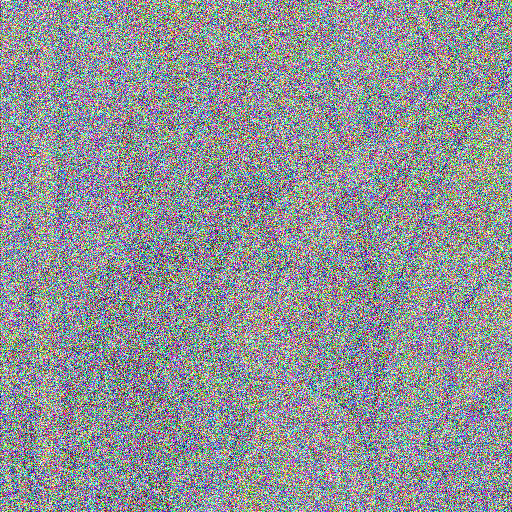
#> input picture Output/LMR/LMR_RDHEI.ppm, 512 x 512 px
$ python recipient.py
#> lines starting #> are read from the running program, lines starting #| are printed output that depends on the picture
### util.py
from subprocess import call
from PIL import Image  # Import Image from Pillow mudule
import numpy as np  # Import Numpy
import pickle  # Store the key1
import os  # Generate cryptographically secure RNG: os.urandom()
import sys  # Import sys
from operator import xor


def sepearte_RGB_channels(image):
#> called with image = '../../Output/LMR/LMR_RDHEI.ppm'
    red, green, blue = Image.open(image).convert('RGB').split()
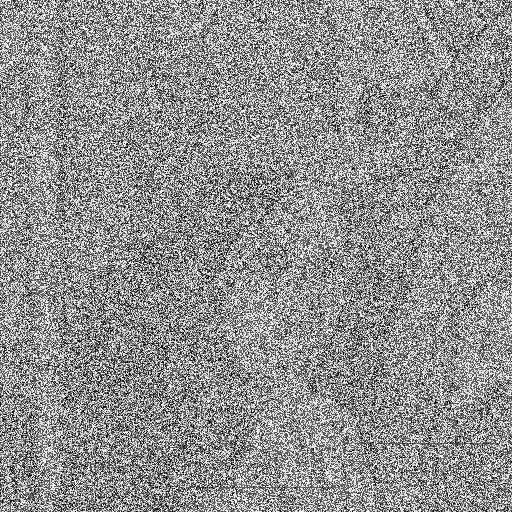
#> red: PIL image 512x512 L; min 0, max 255, mean 143.8
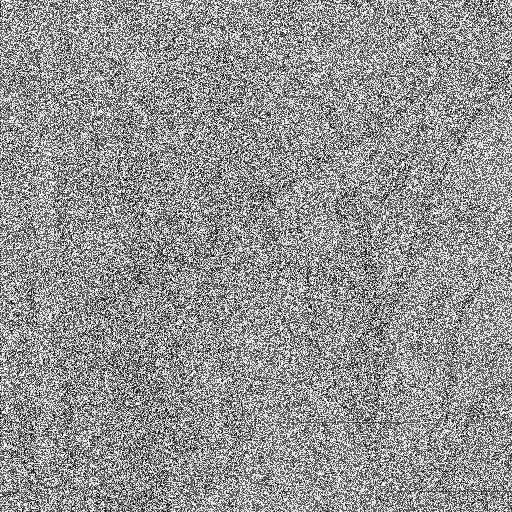
#> green: PIL image 512x512 L; min 0, max 255, mean 146.9
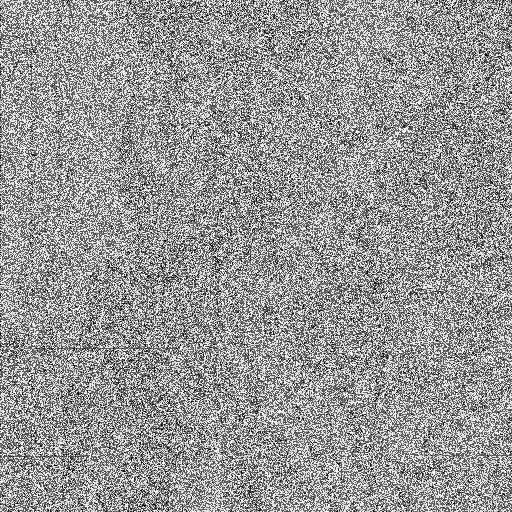
#> blue: PIL image 512x512 L; min 0, max 255, mean 150.6
    r = np.array(red)
    g = np.array(green)
    b = np.array(blue)

    return r, g, b


# [55 lines left out: functions user_input, load_key1, image_encryption, embed_optimal_MSB, not called in this run]


def extract_optimal_MSB(bit_plane, pixels):
    pixels = pixels.flatten()
    if bit_plane == 'lsb_plane':
        msb = int(''.join([str(pixels[-1 - i] & 1) for i in range(3)]), 2)
    else:
        msb = int(''.join([str((pixels[-1 - i] & 0x80) % 127) for i in range(4)]), 2)

    return msb


# [64 lines left out: functions embed_map, map_compression, embed_size_info, not called in this run]


def map_extraction(bit_plane, pixels, genre, channel, name):
    pixels = pixels.flatten()
    size = ''  # Get size info
    bits = ''  # Get bits info
    if bit_plane == 'lsb_plane':
        """Extract map from the least siginificant bits"""

        # Get all the least siginificant bits and the hidden size information
        for i in range(len(pixels)):
            bits += str(pixels[i] & 1)
            if (len(pixels) - 22 < i) and (len(pixels) - 3 > i):
                size += str(pixels[i] & 1)

        map_size = int(size, 2)  # Get the map size

        # Write into the '*.jbg' file
        byte = int(bits[:map_size], 2).to_bytes((map_size + 7) // 8, byteorder=sys.byteorder)

    else:
        """Extract map from the most siginificant bits"""
        size = "".join([str((pixels[-i] & 0x80) % 127) for i in range(5, 41)])

        # Get the map size
        location_map_size = int(size[:18][::-1], 2)
        msb_map_size = int(size[18:][::-1], 2)

        bits = ''.join([str((pixels[i] & 0x80) % 127) for i in range(len(pixels))])

        if name == 'location':
            byte = int(bits[:location_map_size], 2).to_bytes((location_map_size + 7) // 8, byteorder=sys.byteorder)
        else:
            byte = int(bits[location_map_size:][:msb_map_size], 2).to_bytes((msb_map_size + 7) // 8,
                                                                            byteorder=sys.byteorder)

    # Write the JBG file for decompressing
    with open(f'../../Output/TEMP/{genre}_write_in_{channel}_{name}_map.jbg', 'wb') as f:
        f.write(byte)

    call(['../.././jbgtopbm', f'../../Output/TEMP/{genre}_write_in_{channel}_{name}_map.jbg',
          f'../../Output/TEMP/{genre}_generate_{channel}_{name}_map.pbm'])

    img = Image.open(f'../../Output/TEMP/{genre}_generate_{channel}_{name}_map.pbm')
    # Decompress the map
    extracted_map = np.invert(np.array(img)).astype('uint8')

    # return the extracted map
    return extracted_map

### Lossless/LMR-RDHEI/recipient.py
from PIL import Image  # Import Image from Pillow mudule
from operator import xor
import content_owner
import numpy as np  # Import Numpy
import random  # Import random module to generate random numbers
import sys

sys.path.append('../../')
import util
import eval


class Receiver:
    def __init__(self, image, original_image):
        self.original_image = original_image
        self.extract_info(image)
        self.recipient('key1&key2')

    def extract_info(self, image):
        # Seperate the original image channels
        self.r, self.g, self.b = util.sepearte_RGB_channels(image)

        # Extract the optimal MSB
        self.r_msb = util.extract_optimal_MSB('msb_plane', self.r)
#> self.r_msb = 5
        self.g_msb = util.extract_optimal_MSB('msb_plane', self.g)
#> self.g_msb = 4
        self.b_msb = util.extract_optimal_MSB('msb_plane', self.b)
#> self.b_msb = 3

        # Extract the location map
        self.r_location_map = util.map_extraction('msb_plane', self.r, 'lossless', 'r', 'location')
#> in map_extraction, `location_map_size = int(size[:18][::-1], 2)`: location_map_size = 227314
#> in map_extraction, `msb_map_size = int(size[18:][::-1], 2)`: msb_map_size = 22370
        self.g_location_map = util.map_extraction('msb_plane', self.g, 'lossless', 'g', 'location')
        self.b_location_map = util.map_extraction('msb_plane', self.b, 'lossless', 'b', 'location')

        # Extract the MSB map
        self.r_msb_map = util.map_extraction('msb_plane', self.r, 'lossless', 'r', 'msb')
        self.g_msb_map = util.map_extraction('msb_plane', self.g, 'lossless', 'g', 'msb')
        self.b_msb_map = util.map_extraction('msb_plane', self.b, 'lossless', 'b', 'msb')

    # [82 lines left out: functions extract_message, channel_reconstruction, image_reconstruction, recipient, not called in this run]


#> (the run stopped early here; a loop or call above may not have finished)
